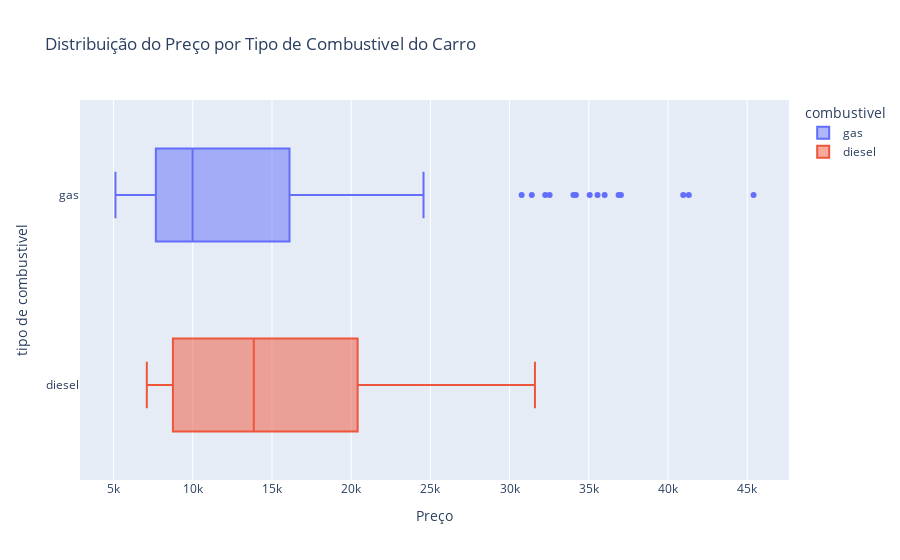

This figure's notebook cell:
### Markdown cell above
* **Análise Interativa de Preço por Tipo de Combustível do Carro**

### Code cell
fig = px.box(dados, x='preco', y='combustivel', color='combustivel', title='Distribuição do Preço por Tipo de Combustivel do Carro')
fig.update_layout(xaxis_title='Preço', yaxis_title='tipo de combustivel')
fig.show()

### Figure 1 — Plotly figure (JSON) as saved in the notebook; plotly's stock layout.template omitted (floating-point values rounded to 4 significant figures; data arrays with more than 128 entries replaced by an {"elided": "..."} marker saying what was removed)
{"data": [{"alignmentgroup": "True", "hovertemplate": "combustivel=%{y}<br>preco=%{x}<extra></extra>", "legendgroup": "gas", "marker": {"color": "#636efa"}, "name": "gas", "notched": false, "offsetgroup": "gas", "orientation": "h", "showlegend": true, "type": "box", "x": {"elided": "185 float values"}, "x0": " ", "xaxis": "x", "y": {"elided": "185 str values"}, "y0": " ", "yaxis": "y"}, {"alignmentgroup": "True", "hovertemplate": "combustivel=%{y}<br>preco=%{x}<extra></extra>", "legendgroup": "diesel", "marker": {"color": "#EF553B"}, "name": "diesel", "notched": false, "offsetgroup": "diesel", "orientation": "h", "showlegend": true, "type": "box", "x": [10795, 18344, 25552, 28248, 28176, 31600, 7099, 13200, 13860, 16900, 17075, 17950, 7898, 7788, 10698, 7775, 7995, 9495, 13845, 22470], "x0": " ", "xaxis": "x", "y": ["diesel", "diesel", "diesel", "diesel", "diesel", "diesel", "diesel", "diesel", "diesel", "diesel", "diesel", "diesel", "diesel", "diesel", "diesel", "diesel", "diesel", "diesel", "diesel", "diesel"], "y0": " ", "yaxis": "y"}], "layout": {"boxmode": "overlay", "legend": {"title": {"text": "combustivel"}, "tracegroupgap": 0}, "title": {"text": "Distribuição do Preço por Tipo de Combustivel do Carro"}, "xaxis": {"anchor": "y", "domain": [0, 1], "title": {"text": "Preço"}}, "yaxis": {"anchor": "x", "categoryarray": ["diesel", "gas"], "categoryorder": "array", "domain": [0, 1], "title": {"text": "tipo de combustivel"}}}}
